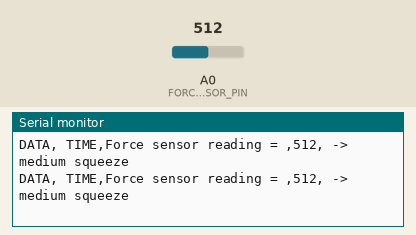
A sketch run on a simulated Arduino Uno, built with avr-gcc and run on an emulated ATmega328P. Shown: the last lines printed to the serial monitor. The test bench sets the inputs (shaded band); at power-on: A0 (FORCE_SENSOR_PIN) = 512.

Above: at 1.3 s.
1.4 s: A0 (FORCE_SENSOR_PIN) set to 490
At 2.0 s:
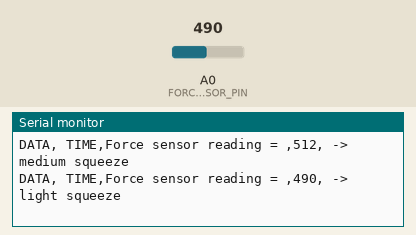
3.5 s: A0 (FORCE_SENSOR_PIN) set to 190
At 4.0 s:
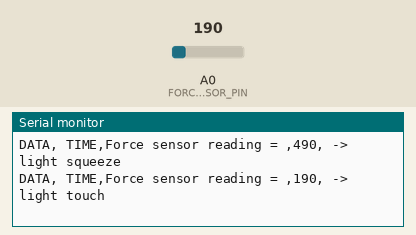
5.5 s: A0 (FORCE_SENSOR_PIN) set to 0
At 6.0 s:
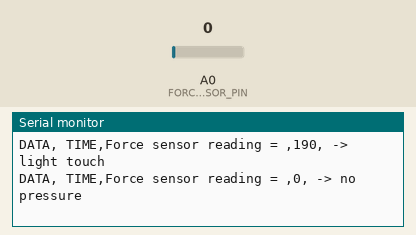
7.5 s: A0 (FORCE_SENSOR_PIN) set to 210
At 8.0 s:
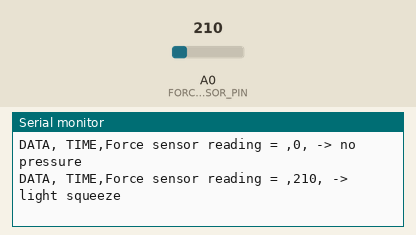
10.5 s: A0 (FORCE_SENSOR_PIN) set to 810
At 11.0 s:
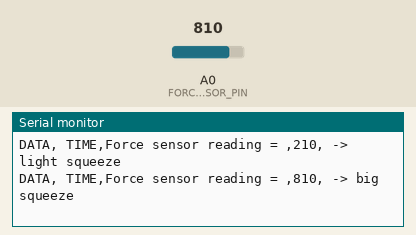

The sketch:

force_sensor.ino
```cpp
#define FORCE_SENSOR_PIN A0 // the FSR and 10K pulldown are connected to A0

void setup() {
  Serial.begin(9600);
  Serial.println("CLEARDATA");
  Serial.println("LABEL,Force Sensor Reading, Value, Type");
  Serial.println("RESETTIMER");
}


void loop() {
  int analogReading = analogRead(FORCE_SENSOR_PIN);

  Serial.print("DATA, TIME,");
  Serial.print("Force sensor reading = ");
  Serial.print(",");
  Serial.print(analogReading); // print the raw analog reading
  Serial.print(",");
  if (analogReading < 10)       // from 0 to 9
    Serial.println(" -> no pressure");
  else if (analogReading < 200) // from 10 to 199
    Serial.println(" -> light touch");
  else if (analogReading < 500) // from 200 to 499
    Serial.println(" -> light squeeze");
  else if (analogReading < 800) // from 500 to 799
    Serial.println(" -> medium squeeze");
  else // from 800 to 1023
    Serial.println(" -> big squeeze");

  delay(500);
}
```

Measured:
- after the input at 1.4 s, the serial monitor: prints a new line after 0.16 s (image 1)
- after the input at 3.5 s, the serial monitor: prints a new line after 0.06 s (image 2)
- after the input at 5.5 s, the serial monitor: prints a new line after 0.07 s (image 3)
- after the input at 7.5 s, the serial monitor: prints a new line after 0.07 s (image 4)
- after the input at 10.5 s, the serial monitor: prints a new line after 0.07 s (image 5)
